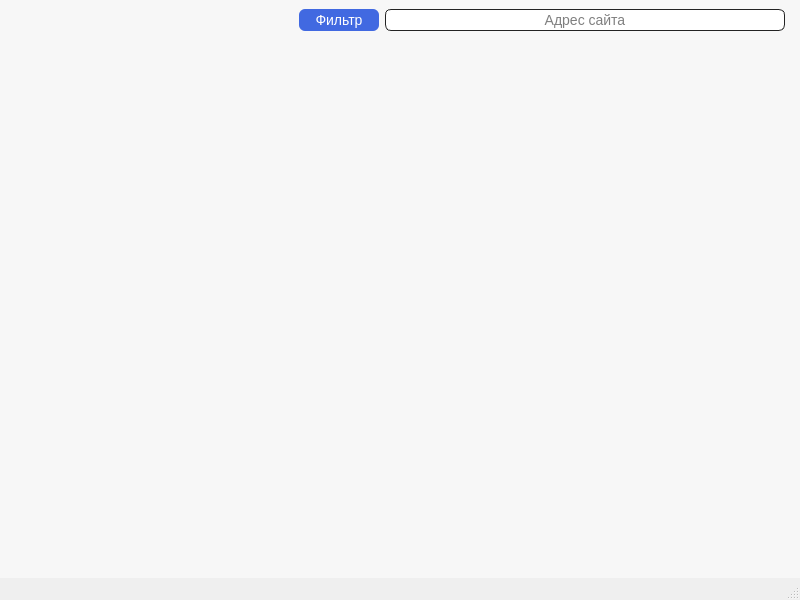
<?xml version="1.0" encoding="UTF-8"?>
<ui version="4.0">
 <class>MainWindow</class>
 <widget class="QMainWindow" name="MainWindow">
  <property name="geometry">
   <rect>
    <x>0</x>
    <y>0</y>
    <width>800</width>
    <height>600</height>
   </rect>
  </property>
  <property name="windowTitle">
   <string>Менеджер паролей</string>
  </property>
  <widget class="QWidget" name="centralwidget">
   <property name="styleSheet">
    <string notr="true">* {
	font-weight: 400;
	font-size: 14px;
	line-height: 105%;

	color: #232323;
	
	border: none;
	background: #F7F7F7;
	/*border-radius: 10px;*/
   }</string>
   </property>
   <layout class="QVBoxLayout" name="verticalLayout">
    <item>
     <layout class="QHBoxLayout" name="horizontalLayout"/>
    </item>
    <item>
     <layout class="QHBoxLayout" name="horizontalLayoutSearch">
      <property name="leftMargin">
       <number>6</number>
      </property>
      <property name="rightMargin">
       <number>6</number>
      </property>
      <item>
       <spacer name="horizontalSpacer">
        <property name="orientation">
         <enum>Qt::Horizontal</enum>
        </property>
        <property name="sizeHint" stdset="0">
         <size>
          <width>40</width>
          <height>20</height>
         </size>
        </property>
       </spacer>
      </item>
      <item>
       <widget class="QPushButton" name="pushButtonSearch">
        <property name="minimumSize">
         <size>
          <width>80</width>
          <height>22</height>
         </size>
        </property>
        <property name="styleSheet">
         <string notr="true">
QPushButton {


font-style: normal;
font-weight: normal;
font-size: 14px;
line-height: 18px;

color: #FFFFFF;
text-align: center;

background: #4169E1;
border-radius: 6px;

}

QPushButton:hover{
	background: #0000F6;
}

QPushButton:pressed{
	background: #0000CD;
}


QPushButton:disabled{
			
	color: rgba(35, 35, 35, 24%);
	background: rgba(35, 35, 35, 6%);
}</string>
        </property>
        <property name="text">
         <string>Фильтр</string>
        </property>
       </widget>
      </item>
      <item>
       <widget class="QLineEdit" name="lineEditSearch">
        <property name="minimumSize">
         <size>
          <width>400</width>
          <height>22</height>
         </size>
        </property>
        <property name="maximumSize">
         <size>
          <width>246</width>
          <height>16777215</height>
         </size>
        </property>
        <property name="contextMenuPolicy">
         <enum>Qt::NoContextMenu</enum>
        </property>
        <property name="styleSheet">
         <string notr="true">
font-style: normal;
font-weight: normal;
font-size: 14px;
line-height: 18px;

color: #000000;
border: 1px solid #232323;
border-radius: 6px;

background-color: #FFFFFF;
background-image: url(:/sources/resources/img/search-icon_21x13.png); 
background-repeat: no-repeat;
background-position: center right;

</string>
        </property>
        <property name="text">
         <string/>
        </property>
        <property name="maxLength">
         <number>64</number>
        </property>
        <property name="alignment">
         <set>Qt::AlignCenter</set>
        </property>
        <property name="placeholderText">
         <string>Адрес сайта</string>
        </property>
        <property name="clearButtonEnabled">
         <bool>true</bool>
        </property>
       </widget>
      </item>
     </layout>
    </item>
    <item>
     <widget class="QTableView" name="tableView">
      <property name="enabled">
       <bool>true</bool>
      </property>
      <property name="mouseTracking">
       <bool>true</bool>
      </property>
      <property name="tabletTracking">
       <bool>true</bool>
      </property>
      <property name="styleSheet">
       <string notr="true">/* style in styles.qss */





</string>
      </property>
      <property name="frameShape">
       <enum>QFrame::NoFrame</enum>
      </property>
      <property name="horizontalScrollBarPolicy">
       <enum>Qt::ScrollBarAlwaysOff</enum>
      </property>
      <property name="editTriggers">
       <set>QAbstractItemView::NoEditTriggers</set>
      </property>
      <property name="selectionMode">
       <enum>QAbstractItemView::NoSelection</enum>
      </property>
      <property name="sortingEnabled">
       <bool>false</bool>
      </property>
      <attribute name="verticalHeaderVisible">
       <bool>false</bool>
      </attribute>
     </widget>
    </item>
   </layout>
  </widget>
  <widget class="QMenuBar" name="menubar">
   <property name="geometry">
    <rect>
     <x>0</x>
     <y>0</y>
     <width>800</width>
     <height>21</height>
    </rect>
   </property>
  </widget>
  <widget class="QStatusBar" name="statusbar"/>
 </widget>
 <resources/>
 <connections/>
</ui>
